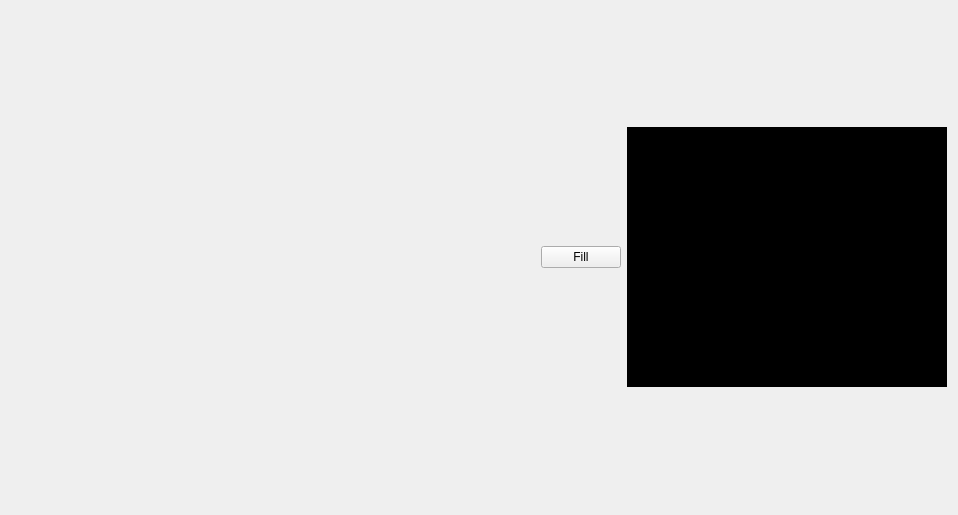
<?xml version="1.0" encoding="UTF-8"?>
<ui version="4.0">
    <class>DrawSender</class>
    <widget class="QWidget" name="DrawSender">
        <property name="geometry">
            <rect>
                <x>0</x>
                <y>0</y>
                <width>958</width>
                <height>515</height>
            </rect>
        </property>
        <property name="sizePolicy">
            <sizepolicy hsizetype="Fixed" vsizetype="Fixed">
                <horstretch>0</horstretch>
                <verstretch>0</verstretch>
            </sizepolicy>
        </property>
        <property name="windowTitle">
            <string>drawsource</string>
        </property>
        <layout class="QHBoxLayout" name="horizontalLayout">
            <item>
                <widget class="QColorDialog" name="colorDialog" native="true"/>
            </item>
            <item>
                <widget class="QPushButton" name="fillButton">
                    <property name="sizePolicy">
                        <sizepolicy hsizetype="Fixed" vsizetype="Fixed">
                            <horstretch>0</horstretch>
                            <verstretch>0</verstretch>
                        </sizepolicy>
                    </property>
                    <property name="text">
                        <string>Fill</string>
                    </property>
                </widget>
            </item>
            <item>
                <widget class="GridDrawer" name="grid" native="true">
                    <property name="sizePolicy">
                        <sizepolicy hsizetype="Fixed" vsizetype="Fixed">
                            <horstretch>0</horstretch>
                            <verstretch>0</verstretch>
                        </sizepolicy>
                    </property>
                    <property name="minimumSize">
                        <size>
                            <width>320</width>
                            <height>260</height>
                        </size>
                    </property>
                    <property name="palette">
                        <palette>
                            <active>
                                <colorrole role="Base">
                                    <brush brushstyle="SolidPattern">
                                        <color alpha="255">
                                            <red>255</red>
                                            <green>255</green>
                                            <blue>255</blue>
                                        </color>
                                    </brush>
                                </colorrole>
                                <colorrole role="Window">
                                    <brush brushstyle="SolidPattern">
                                        <color alpha="255">
                                            <red>0</red>
                                            <green>0</green>
                                            <blue>0</blue>
                                        </color>
                                    </brush>
                                </colorrole>
                            </active>
                            <inactive>
                                <colorrole role="Base">
                                    <brush brushstyle="SolidPattern">
                                        <color alpha="255">
                                            <red>255</red>
                                            <green>255</green>
                                            <blue>255</blue>
                                        </color>
                                    </brush>
                                </colorrole>
                                <colorrole role="Window">
                                    <brush brushstyle="SolidPattern">
                                        <color alpha="255">
                                            <red>0</red>
                                            <green>0</green>
                                            <blue>0</blue>
                                        </color>
                                    </brush>
                                </colorrole>
                            </inactive>
                            <disabled>
                                <colorrole role="Base">
                                    <brush brushstyle="SolidPattern">
                                        <color alpha="255">
                                            <red>0</red>
                                            <green>0</green>
                                            <blue>0</blue>
                                        </color>
                                    </brush>
                                </colorrole>
                                <colorrole role="Window">
                                    <brush brushstyle="SolidPattern">
                                        <color alpha="255">
                                            <red>0</red>
                                            <green>0</green>
                                            <blue>0</blue>
                                        </color>
                                    </brush>
                                </colorrole>
                            </disabled>
                        </palette>
                    </property>
                    <property name="autoFillBackground">
                        <bool>true</bool>
                    </property>
                </widget>
            </item>
        </layout>
    </widget>
    <customwidgets>
        <customwidget>
            <class>QColorDialog</class>
            <extends>QWidget</extends>
            <header location="global">qcolordialog.h</header>
            <container>1</container>
            <slots>
                <signal>currentColorChanged()</signal>
                <signal>currentColorChanged(const QColor)</signal>
            </slots>
        </customwidget>
        <customwidget>
            <class>GridDrawer</class>
            <extends>QWidget</extends>
            <header>src/griddrawer.h</header>
            <container>1</container>
        </customwidget>
    </customwidgets>
    <resources/>
    <connections>
        <connection>
            <sender>fillButton</sender>
            <signal>clicked()</signal>
            <receiver>DrawSender</receiver>
            <slot>fillFrame()</slot>
            <hints>
                <hint type="sourcelabel">
                    <x>337</x>
                    <y>249</y>
                </hint>
                <hint type="destinationlabel">
                    <x>367</x>
                    <y>192</y>
                </hint>
            </hints>
        </connection>
    </connections>
    <slots>
        <slot>fillFrame()</slot>
        <slot>setColor()</slot>
    </slots>
</ui>
